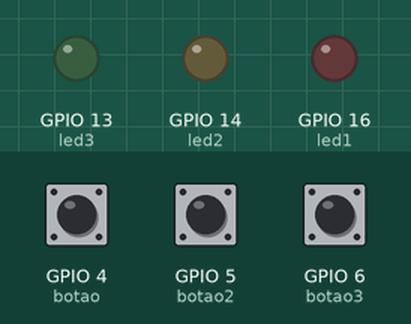
Simulated run of this program. Board: ESP32 board running MicroPython. Parts: output pins drawn as LEDs (lit = HIGH). Wiring (from the project's diagram.json): green button on GPIO 4, green button on GPIO 5, green button on GPIO 6, green LED on GPIO 13, yellow LED on GPIO 14, red LED on GPIO 16. Inputs (shaded band) come from the test bench; at power-on: GPIO 4 (botao) HIGH, GPIO 5 (botao2) HIGH, GPIO 6 (botao3) HIGH.

Above: at 1.2 s.
1.3 s: GPIO 4 (botao) pulled LOW for 0.15 s
At 1.42 s:
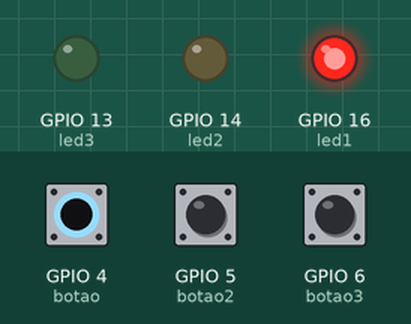
3.0 s: GPIO 5 (botao2) pulled LOW for 0.15 s
At 3.07 s:
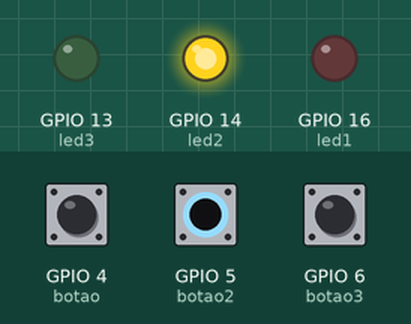
4.6 s: GPIO 6 (botao3) pulled LOW for 0.15 s
At 4.72 s:
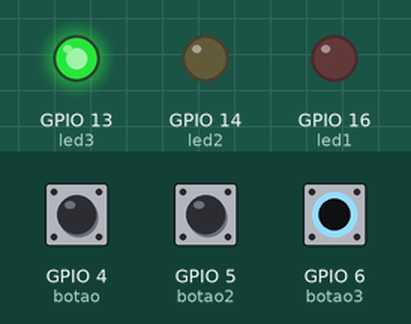
6.3 s: GPIO 6 (botao3) pulled LOW for 3.2 s
At 9.9 s:
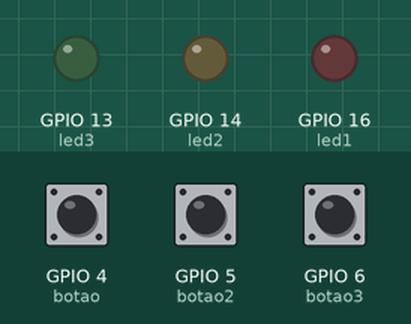
11.1 s: GPIO 4 (botao) pulled LOW for 3.2 s
At 12.3 s:
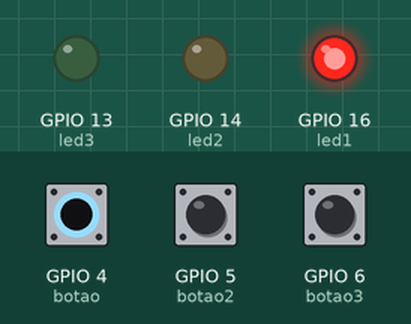
15.9 s: GPIO 4 (botao) driven LOW and GPIO 5 (botao2) driven LOW
At 17.2 s:
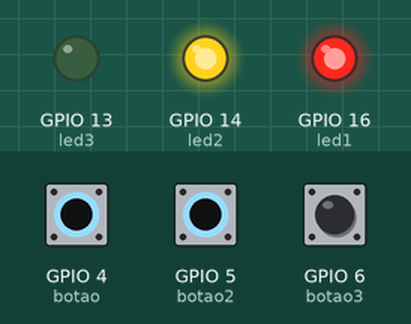
Timing chart, 0 to 18.4 s (numbered marks = the images above; inputs shaded):
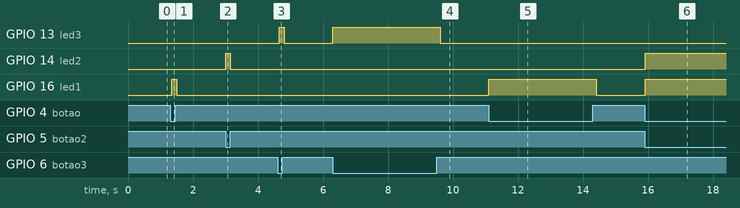

The program:

main.py
```python
import machine
import time

led1 = machine.Pin(16, machine.Pin.OUT)
led2 = machine.Pin(14, machine.Pin.OUT)
led3 = machine.Pin(13, machine.Pin.OUT)

botao = machine.Pin(4, machine.Pin.IN, machine.Pin.PULL_UP)
botao2 = machine.Pin(5, machine.Pin.IN, machine.Pin.PULL_UP)
botao3 = machine.Pin(6, machine.Pin.IN, machine.Pin.PULL_UP)


while (True):
    estado1 = botao.value()
    estado2 = botao2.value()
    estado3 = botao3.value()

    if estado1 == 0:
       led1.on()
    else:
       led1.off()


    if estado2 == 0:
       led2.on()
    else:
       led2.off()


    if estado3 == 0:
       led3.on()
    else:
       led3.off()

    time.sleep (0.15)
```

Measured:
- after the input at 1.3 s, GPIO 16 (led1): LOW → HIGH after 0.05 s, → LOW 0.15 s later
- after the input at 3.0 s, GPIO 14 (led2): LOW → HIGH at once, → LOW 0.15 s later
- after the input at 4.6 s, GPIO 13 (led3): LOW → HIGH after 0.05 s, → LOW 0.15 s later
- after the input at 6.3 s, GPIO 13 (led3): LOW → HIGH at once, → LOW 3.3 s later
- after the input at 11.1 s, GPIO 16 (led1): LOW → HIGH at once, → LOW 3.3 s later
- after the input at 15.9 s, GPIO 14 (led2), GPIO 16 (led1): LOW → HIGH at once
